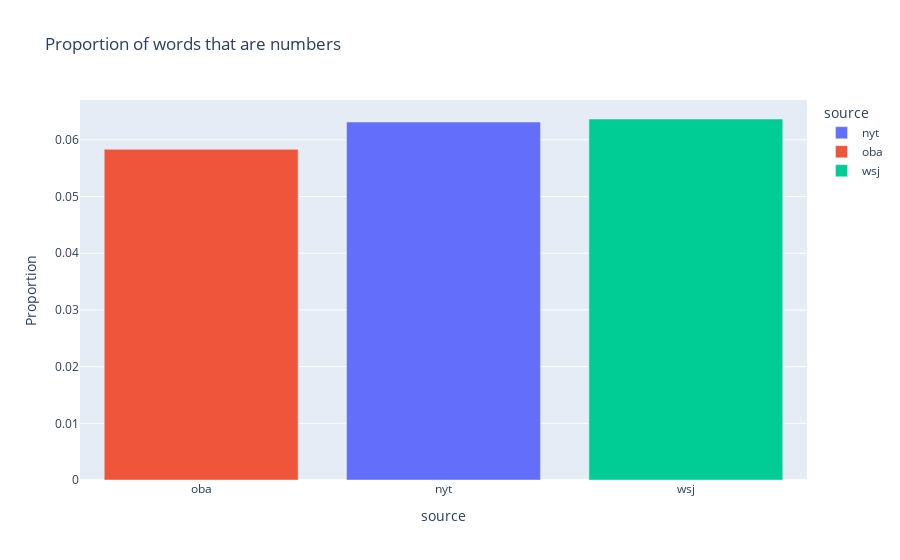

Notebook source saved alongside this figure:
### Code cell
# Proportion of words that are numbers
means = tidy_data.groupby('source').mean(numeric_only=True)
fig = px.bar(means, 
             x=means.index, 
             y="NUM", 
             color=means.index, 
             hover_name=means.index,
             labels={"NUM":"Proportion"},
             hover_data={'NUM':':.3f'},
             title = 'Proportion of words that are numbers')
fig.update_layout(xaxis={'categoryorder':'array', 'categoryarray':['oba','nyt','wsj']})
fig.show()

### Figure 1 — Plotly figure (JSON) as saved in the notebook; plotly's stock layout.template omitted (floating-point values rounded to 4 significant figures)
{"data": [{"alignmentgroup": "True", "hovertemplate": "<b>%{hovertext}</b><br><br>source=%{x}<br>Proportion=%{y:.3f}<extra></extra>", "hovertext": ["nyt"], "legendgroup": "nyt", "marker": {"color": "#636efa", "pattern": {"shape": ""}}, "name": "nyt", "offsetgroup": "nyt", "orientation": "v", "showlegend": true, "textposition": "auto", "type": "bar", "x": ["nyt"], "xaxis": "x", "y": [0.06313], "yaxis": "y"}, {"alignmentgroup": "True", "hovertemplate": "<b>%{hovertext}</b><br><br>source=%{x}<br>Proportion=%{y:.3f}<extra></extra>", "hovertext": ["oba"], "legendgroup": "oba", "marker": {"color": "#EF553B", "pattern": {"shape": ""}}, "name": "oba", "offsetgroup": "oba", "orientation": "v", "showlegend": true, "textposition": "auto", "type": "bar", "x": ["oba"], "xaxis": "x", "y": [0.05833], "yaxis": "y"}, {"alignmentgroup": "True", "hovertemplate": "<b>%{hovertext}</b><br><br>source=%{x}<br>Proportion=%{y:.3f}<extra></extra>", "hovertext": ["wsj"], "legendgroup": "wsj", "marker": {"color": "#00cc96", "pattern": {"shape": ""}}, "name": "wsj", "offsetgroup": "wsj", "orientation": "v", "showlegend": true, "textposition": "auto", "type": "bar", "x": ["wsj"], "xaxis": "x", "y": [0.06367], "yaxis": "y"}], "layout": {"barmode": "relative", "legend": {"title": {"text": "source"}, "tracegroupgap": 0}, "title": {"text": "Proportion of words that are numbers"}, "xaxis": {"anchor": "y", "categoryarray": ["oba", "nyt", "wsj"], "categoryorder": "array", "domain": [0, 1], "title": {"text": "source"}}, "yaxis": {"anchor": "x", "domain": [0, 1], "title": {"text": "Proportion"}}}}
